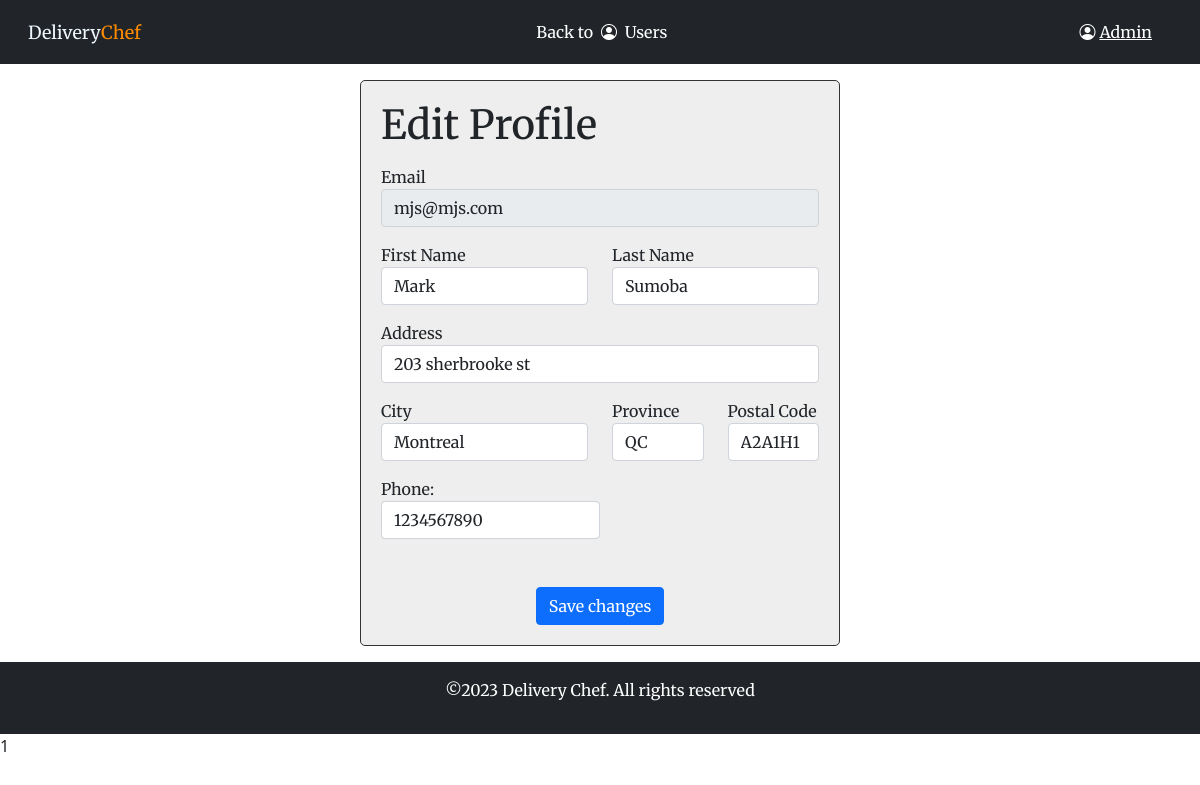
Page /admin_userUpdate.php?userId=29 (signed in) on the committed database.
### tables this page shows
CREATE TABLE `users` (
  `id` int(11) NOT NULL,
  `email` varchar(255) NOT NULL,
  `password` varchar(255) NOT NULL,
  `role` varchar(50) DEFAULT NULL,
  `fname` varchar(100) DEFAULT NULL,
  `lname` varchar(100) DEFAULT NULL,
  `phone` varchar(20) DEFAULT NULL,
  `address` varchar(255) DEFAULT NULL,
  `city` varchar(100) DEFAULT NULL,
  `province` char(2) DEFAULT NULL,
  `zip` varchar(6) DEFAULT NULL
);

### admin_userUpdate.php (the view, shortened to what this page needs)
<?php
require_once "dbConnect.php";
$userId = $_GET['userId'];
$fetch_sql = "SELECT * FROM users WHERE id = :userId";
$fetch_id = $db->prepare($fetch_sql);
$fetch_id->bindParam(':userId', $userId, PDO::PARAM_INT);
$fetch_id->execute();
$user = $fetch_id->fetch();
$email = $user['email'];
$firstName = $user['fname'];
$lastName = $user['lname'];
$address = $user['address'];
$city = $user['city'];
$province = $user['province'];
$zip = $user['zip'];
$phone = $user['phone'];
?>
<!DOCTYPE html>
<html lang="en">
<head>
  <link rel="stylesheet" href="https://cdn.jsdelivr.net/npm/bootstrap@5.0.2/dist/css/bootstrap.min.css" />
  <link rel="stylesheet" href="https://cdn.jsdelivr.net/npm/bootstrap-icons@1.11.1/font/bootstrap-icons.css">
  <link rel="stylesheet" type="text/css" href="./css/style.css" />
</head>
<body>
<?= include "includes/navbar_logo.php"?>
      <?php if (isset($_SESSION["user_id"]) && $_SESSION["role"] === "user") { ?>
        <?php include "user_navbar_profile.php" ?>
      <?php  } elseif (isset($_SESSION["user_id"]) && $_SESSION["role"] === "admin") { ?>
        <ul class="navbar-nav ms-auto flex-row flex-wrap mx-center my-auto">
          <li class="nav-item"><a class="nav-link mx-3 text-white" href="admin_users.php">Back to <i class="bi bi-person-circle mx-1 text-white"></i> Users</a></li>
        </ul>
        <?php include "admin_navbar_log.php" ?>
      <?php    } else { ?>
        <?php include "navbar_login.php" ?>
      <?php   } ?>
  </nav>
  <div class="container profile-container my-3">
    <h1>Edit Profile</h1>
    <form method="POST" enctype="multipart/form-data" action="">
      <div class="form-group mt-3">
        <label>Email</label>
        <input type="email" class="form-control" placeholder="Email" name="email" value="<?= $email; ?>"
                    readonly>
      </div>
      <div class="row mt-3">
        <div class="form-group col-md-6">
          <label>First Name</label>
          <input type="text" class="form-control" name="fname" value="<?= $firstName; ?>">
        </div>
        <div class="form-group col-md-6">
          <label>Last Name</label>
          <input type="text" class="form-control" name="lname" value="<?= $lastName;?>">
        </div>
      </div>
      <div class="form-group mt-3">
        <label for="inputAddress">Address</label>
        <input type="text" class="form-control" id="inputAddress" placeholder="1234 Main St" name="address"
          value="<?= $address;?>">
      </div>
      <div class="row mt-3">
        <div class="form-group col-md-6">
          <label>City</label>
          <input type="text" class="form-control" name="city" value="<?= $city;?>">
        </div>
        <div class="form-group col-md-3">
          <label>Province</label>
          <input type="text" class="form-control" name="province" value="<?= $province;?>">
        </div>
        <div class="form-group col-md-3">
          <label>Postal Code</label>
          <input type="text" class="form-control" name="zip" value="<?= $zip;?>">
        </div>
      </div>
      <div class="form-group mt-3 col-md-6">
        <label>Phone:</label>
        <input type="text" class="form-control" id="inputAddress" placeholder="123-456-9870" name="phone"
          value="<?= $phone;?>">
      </div>
      <div class="text-center mt-5">
        <button type="submit" class="btn btn-primary changes">Save changes</button>
      </div>
    </form>
  </div>
  <?= include 'includes/footer.php' ?>
</body>
</html>

### css/style.css (style rules this page uses)
* { margin: 0; padding: 0; box-sizing: border-box; font-family: "Merriweather", serif; }
.nav-link { font-size: 18px; }
.nav-item a { font-size: 16px; }
.profile-container { width: 40%; margin: 0 auto; padding: 20px; background-color: #eee; border: 1px solid #333; border-radius: 5px; }
.changes { position: relative; right: 0; }

### rows in the picture
users: email "mjs@mjs.com", fname "Mark", lname "Sumoba", address "203 sherbrooke st", city "Montreal", province "QC", zip "A2A1H1", phone "1234567890"

### other values in the picture
include 'includes/footer.php' "1"
